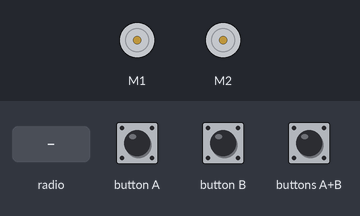
Recording of a program running on a simulated BBC micro:bit (MakeCode). Parts: 2 × DC motor (green arrow = forward, orange = backward, longer = faster). The inputs (shaded band) are chosen by the test bench.

Above: at 6.0 s.
6.1 s: radio message "IZQUIERDA" arrives
At 7.4 s:
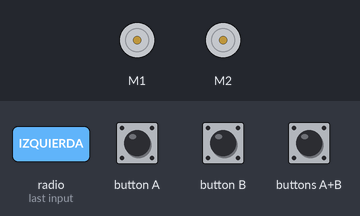
7.7 s: radio message "RECTO" arrives
At 8.6 s:
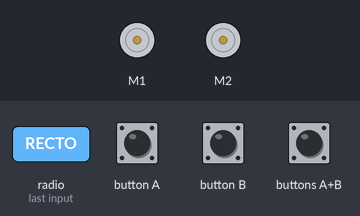
9.3 s: radio message "DERECHA" arrives
At 9.8 s:
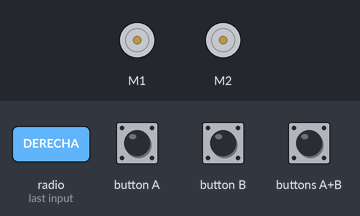
Timing chart, 0 to 11.9 s (numbered marks = the images above; inputs shaded):
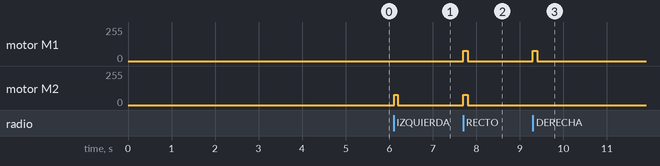

The program:

main.ts
```typescript
input.onButtonPressed(Button.A, function () {
    radio.sendString("IZQUIERDA")
})
input.onButtonPressed(Button.AB, function () {
    radio.sendString("RECTO")
})
radio.onReceivedString(function (receivedString) {
    if (receivedString == "IZQUIERDA") {
        cuteBot.motors(0, 30)
        basic.pause(100)
        cuteBot.motors(0, 0)
    }
    if (receivedString == "DERECHA") {
        cuteBot.motors(30, 0)
        basic.pause(100)
        cuteBot.motors(0, 0)
    }
    if (receivedString == "RECTO") {
        cuteBot.motors(30, 30)
        basic.pause(100)
        cuteBot.motors(0, 0)
    }
})
input.onButtonPressed(Button.B, function () {
    radio.sendString("DERECHA")
})
```

test.ts
```typescript
// aquí va el archivo "tests"; esto no se compilará cuando este paquete se utilice como una extensión.
```

Measured:
- after the input at 6.1 s, motor M2: stopped → forward 76/255 at once, → stopped 0.08 s later
- after the input at 7.7 s, motor M1, motor M2: stopped → forward 76/255 at once, → stopped 0.10 s later
- after the input at 9.3 s, motor M1: stopped → forward 76/255 at once, → stopped 0.10 s later
